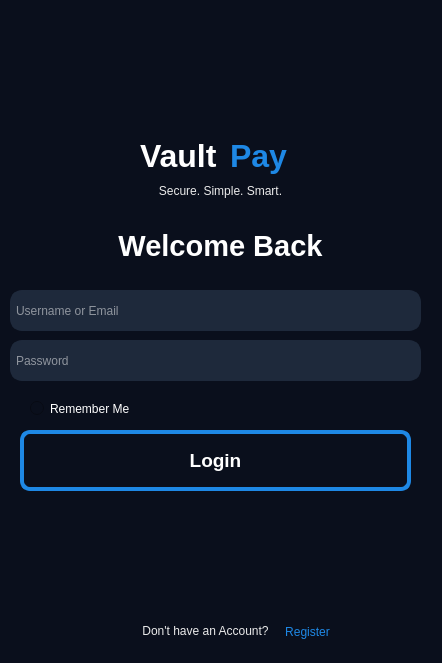
<?xml version="1.0" encoding="UTF-8"?>
<ui version="4.0">
 <class>MainWindow</class>
 <widget class="QMainWindow" name="MainWindow">
  <property name="geometry">
   <rect>
    <x>0</x>
    <y>0</y>
    <width>442</width>
    <height>663</height>
   </rect>
  </property>
  <property name="windowTitle">
   <string>MainWindow</string>
  </property>
  <property name="styleSheet">
   <string notr="true">background-color: rgb(10, 15, 28);</string>
  </property>
  <widget class="QWidget" name="centralwidget">
   <widget class="QLabel" name="logo">
    <property name="geometry">
     <rect>
      <x>130</x>
      <y>20</y>
      <width>181</width>
      <height>101</height>
     </rect>
    </property>
    <property name="styleSheet">
     <string notr="true"/>
    </property>
    <property name="text">
     <string/>
    </property>
   </widget>
   <widget class="QLabel" name="title_1">
    <property name="geometry">
     <rect>
      <x>140</x>
      <y>130</y>
      <width>91</width>
      <height>51</height>
     </rect>
    </property>
    <property name="font">
     <font>
      <pointsize>24</pointsize>
      <weight>75</weight>
      <bold>true</bold>
     </font>
    </property>
    <property name="styleSheet">
     <string notr="true">color: rgb(255, 255, 255);
background: none;</string>
    </property>
    <property name="text">
     <string>Vault</string>
    </property>
   </widget>
   <widget class="QLabel" name="title_2">
    <property name="geometry">
     <rect>
      <x>230</x>
      <y>130</y>
      <width>91</width>
      <height>51</height>
     </rect>
    </property>
    <property name="font">
     <font>
      <pointsize>24</pointsize>
      <weight>75</weight>
      <bold>true</bold>
     </font>
    </property>
    <property name="styleSheet">
     <string notr="true">color: #1E88E5;
background: none;</string>
    </property>
    <property name="text">
     <string>Pay</string>
    </property>
   </widget>
   <widget class="QLabel" name="label_2">
    <property name="geometry">
     <rect>
      <x>0</x>
      <y>180</y>
      <width>441</width>
      <height>21</height>
     </rect>
    </property>
    <property name="styleSheet">
     <string notr="true">color: rgb(234, 234, 234);
background: none;</string>
    </property>
    <property name="text">
     <string>Secure. Simple. Smart.</string>
    </property>
    <property name="alignment">
     <set>Qt::AlignCenter</set>
    </property>
   </widget>
   <widget class="QLineEdit" name="user_name_or_email">
    <property name="geometry">
     <rect>
      <x>10</x>
      <y>290</y>
      <width>411</width>
      <height>41</height>
     </rect>
    </property>
    <property name="styleSheet">
     <string notr="true">background-color: #1E293B;
border: 4px solid #1E293B;
border-radius: 12px;
color: rgb(255, 255, 255);</string>
    </property>
    <property name="alignment">
     <set>Qt::AlignLeading|Qt::AlignLeft|Qt::AlignVCenter</set>
    </property>
    <property name="placeholderText">
     <string>Username or Email</string>
    </property>
   </widget>
   <widget class="QLineEdit" name="password">
    <property name="geometry">
     <rect>
      <x>10</x>
      <y>340</y>
      <width>411</width>
      <height>41</height>
     </rect>
    </property>
    <property name="styleSheet">
     <string notr="true">background-color: #1E293B;
border: 4px solid #1E293B;
border-radius: 12px;
color: rgb(255, 255, 255);</string>
    </property>
    <property name="alignment">
     <set>Qt::AlignLeading|Qt::AlignLeft|Qt::AlignVCenter</set>
    </property>
    <property name="placeholderText">
     <string>Password</string>
    </property>
   </widget>
   <widget class="QPushButton" name="login_btn">
    <property name="geometry">
     <rect>
      <x>20</x>
      <y>430</y>
      <width>391</width>
      <height>61</height>
     </rect>
    </property>
    <property name="font">
     <font>
      <pointsize>14</pointsize>
      <weight>75</weight>
      <bold>true</bold>
     </font>
    </property>
    <property name="cursor">
     <cursorShape>PointingHandCursor</cursorShape>
    </property>
    <property name="styleSheet">
     <string notr="true">background: qlineargradient(
    x1:0, y1:0, x2:1, y2:0,
    stop:0 #1E88E5,
    stop:1 #00C2FF
);
color: rgb(255, 255, 255);
border: 4px solid rgb(30, 136, 229);
border-radius: 10px;</string>
    </property>
    <property name="text">
     <string>Login</string>
    </property>
   </widget>
   <widget class="QLabel" name="label_3">
    <property name="geometry">
     <rect>
      <x>90</x>
      <y>620</y>
      <width>231</width>
      <height>21</height>
     </rect>
    </property>
    <property name="styleSheet">
     <string notr="true">color: rgb(234, 234, 234);
background: none;</string>
    </property>
    <property name="text">
     <string>Don't have an Account?</string>
    </property>
    <property name="alignment">
     <set>Qt::AlignCenter</set>
    </property>
   </widget>
   <widget class="QPushButton" name="register_window_btn">
    <property name="geometry">
     <rect>
      <x>270</x>
      <y>620</y>
      <width>75</width>
      <height>23</height>
     </rect>
    </property>
    <property name="cursor">
     <cursorShape>PointingHandCursor</cursorShape>
    </property>
    <property name="styleSheet">
     <string notr="true">color: rgb(30, 136, 229);
background-color: rgb(10, 15, 28);
border: 1px solid  rgb(10, 15, 28);</string>
    </property>
    <property name="text">
     <string>Register</string>
    </property>
   </widget>
   <widget class="QRadioButton" name="remember_me_chck_box">
    <property name="geometry">
     <rect>
      <x>30</x>
      <y>400</y>
      <width>111</width>
      <height>17</height>
     </rect>
    </property>
    <property name="styleSheet">
     <string notr="true">color: rgb(255, 255, 255);</string>
    </property>
    <property name="text">
     <string>Remember Me</string>
    </property>
   </widget>
   <widget class="QLabel" name="label">
    <property name="geometry">
     <rect>
      <x>20</x>
      <y>220</y>
      <width>401</width>
      <height>51</height>
     </rect>
    </property>
    <property name="font">
     <font>
      <pointsize>22</pointsize>
      <weight>75</weight>
      <bold>true</bold>
     </font>
    </property>
    <property name="styleSheet">
     <string notr="true">color: rgb(255, 255, 255);
background: none;</string>
    </property>
    <property name="text">
     <string>Welcome Back</string>
    </property>
    <property name="alignment">
     <set>Qt::AlignCenter</set>
    </property>
   </widget>
  </widget>
 </widget>
 <resources/>
 <connections/>
</ui>
